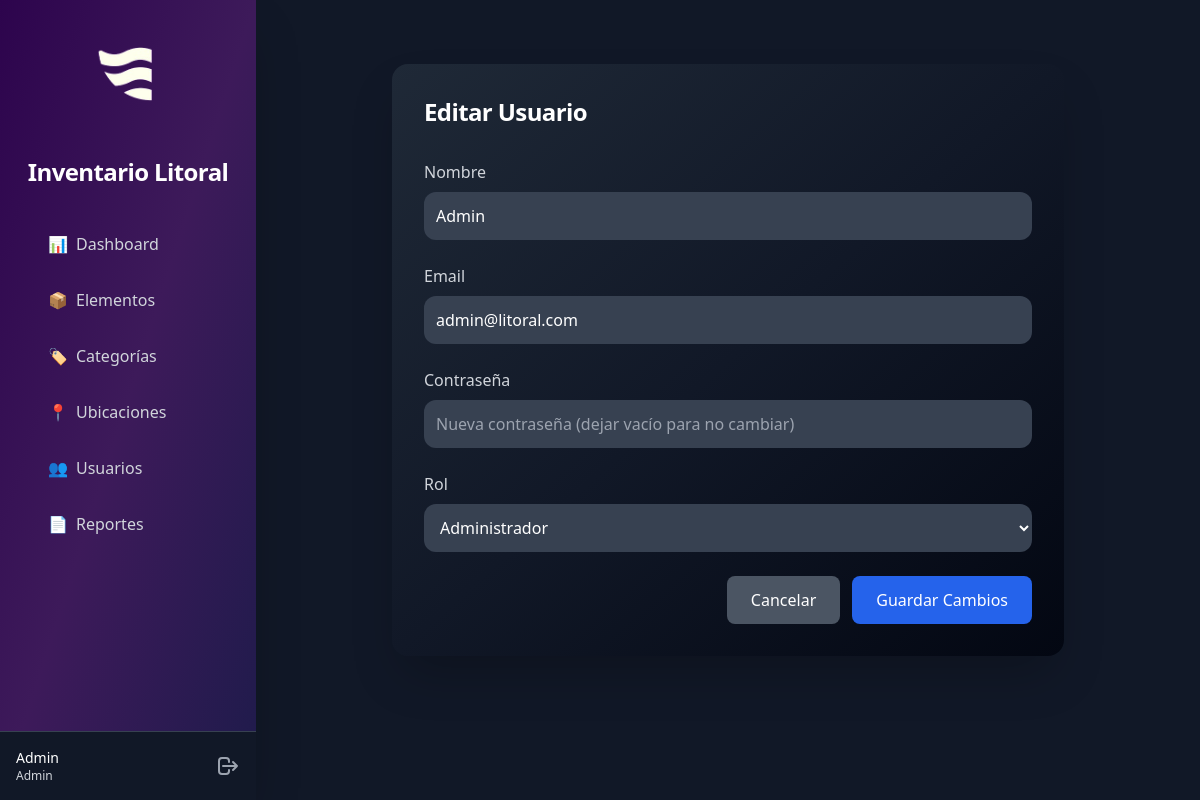
The page /public/usuario_edit.php?id=1 (signed in) on the database its author committed.
### tables this page shows
CREATE TABLE `usuarios` (
  `id` int(11) NOT NULL,
  `nombre` varchar(100) NOT NULL,
  `email` varchar(100) NOT NULL,
  `password` varchar(255) NOT NULL,
  `rol` enum('admin','editor') NOT NULL DEFAULT 'editor',
  `creado_en` timestamp NOT NULL DEFAULT current_timestamp()
);

### public/usuario_edit.php (the view, shortened to what this page needs)
<?php
require_once '../config/database.php';
$id = $_GET['id'] ?? null;
$stmt = $pdo->prepare("SELECT * FROM usuarios WHERE id = ?");
$stmt->execute([$id]);
$u = $stmt->fetch();
include '../includes/header.php';
?>
<div class="max-w-2xl mx-auto bg-gradient-to-br from-gray-800 via-gray-900 to-gray-950 rounded-2xl p-8 shadow-2xl mt-8 animate-fade-in">
    <h2 class="text-2xl font-bold text-white mb-8 tracking-tight">Editar Usuario</h2>
    <form method="POST" class="space-y-6">
        <div>
            <label class="block text-gray-300 mb-2">Nombre</label>
            <input name="nombre" type="text" value="<?= htmlspecialchars($u['nombre'] ?? '') ?>" required
                   class="w-full p-3 rounded-xl bg-gray-700 text-white focus:ring-2 focus:ring-blue-500 focus:outline-none transition-all" />
        </div>
        <div>
            <label class="block text-gray-300 mb-2">Email</label>
            <input name="email" type="email" value="<?= htmlspecialchars($u['email'] ?? '') ?>" required
                   class="w-full p-3 rounded-xl bg-gray-700 text-white focus:ring-2 focus:ring-blue-500 focus:outline-none transition-all" />
        </div>
        <div>
            <label class="block text-gray-300 mb-2">Contraseña</label>
            <input name="password" type="password" placeholder="Nueva contraseña (dejar vacío para no cambiar)"
                   class="w-full p-3 rounded-xl bg-gray-700 text-white focus:ring-2 focus:ring-blue-500 focus:outline-none transition-all" />
        </div>
        <div>
            <label class="block text-gray-300 mb-2">Rol</label>
            <select name="rol" class="w-full p-3 rounded-xl bg-gray-700 text-white focus:ring-2 focus:ring-blue-500 focus:outline-none transition-all">
                <option value="admin" <?= $u['rol']=='admin'?'selected':'' ?>>Administrador</option>
            </select>
        </div>
        <div class="flex gap-3 justify-end">
            <a href="usuarios.php" class="bg-gray-600 hover:bg-gray-700 text-white px-6 py-3 rounded-lg transition">Cancelar</a>
            <button type="submit" class="bg-blue-600 hover:bg-blue-700 text-white px-6 py-3 rounded-lg transition">Guardar Cambios</button>
        </div>
    </form>
</div>
<?php include '../includes/footer.php'; ?>

### public/usuario_edit.php (style rules this page uses)
.animate-fade-in { animation: fade-in 0.7s cubic-bezier(.4,2,.6,1); }

### rows shown on the page
usuarios: nombre "Admin", email "admin@litoral.com", rol "Administrador"

### other values the page prints
$_SESSION['usuario']['nombre'] "Admin"
$_SESSION['usuario']['rol'] "Admin"
